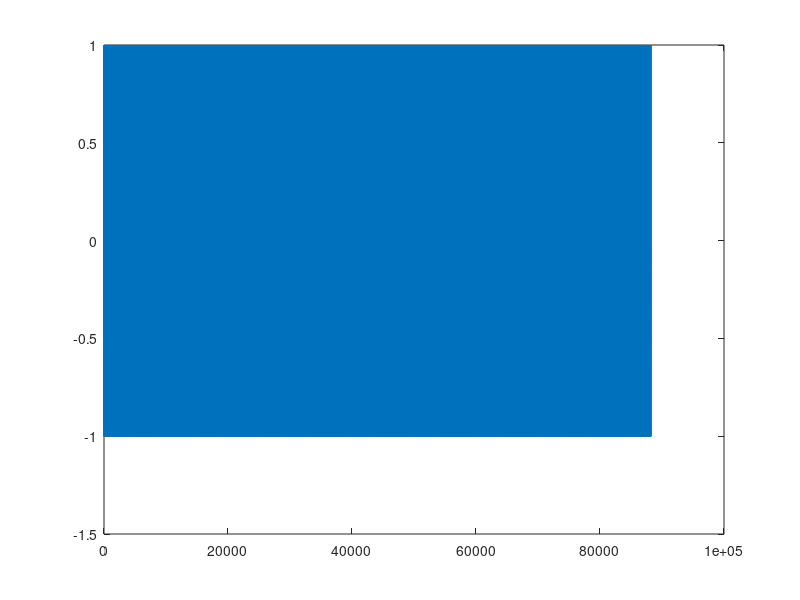

The MATLAB source for this figure:
clear all; 
close all;

fs = 44100;         % sample rate
k = 1 / fs;         % time step
dur = fs*2;           % duration

% Define variables of the system
c = 344;

% Calculate grid spacing from variables
h = c * k*sqrt(2);
Nx = 5;%floor(1/h);
Ny = 5;

r=50;
%h = 1 / N;

lambda = c*k/h;

outPos = 3;

uNext = zeros(Nx,Ny);
u = zeros(Nx,Ny);
width = 10;
%u((1:width) + floor(Nx/2)-(width/2),(1:width) + floor(Ny/2)-(width/2)) = window2(width,width,'hann');
%u(floor(Nx/2),floor(Ny/2)) = 1;
uPrev = u;
out = zeros(dur,1);

for n=1:dur    
%     u(floor(Nx/2),floor(Ny/2)) = sin(2*pi*440*n/fs)/3;

    if n==2
        %u((1:width) + floor(Nx/2)-(width/2),(1:width) + floor(Ny/2)-(width/2)) = window2(width,width,'hann');
        u(outPos,outPos)=1;
    end
    
    %osservo solo UN punto della "corda"
    %out(n)= uNext(outPos,outPos);
    out(n)= u(outPos,outPos);
    
    %Full Dirichlet
    for l=2:Nx-1
        for m = 2:Ny-1
            uNext(l,m) = 2*(1-2*lambda^2)*u(l,m) - uPrev(l,m) + lambda^2*(u(l+1,m) + u(l-1,m) + u(l,m+1) + u(l,m-1));
        end
    end
    
%     %Full Neumann
%     for l=1:Nx
%         if l==1
%             uNext(l,1) = 2*(1-lambda^2)*u(l,1) - uPrev(l,1) + lambda^2*(u(l+1,1) + u(l,2));
%             for m = 2:(Ny-1) %taking corners into account
%                 uNext(l,m) = (2-3*lambda^2)*u(l,m) - uPrev(l,m) + lambda^2*(u(l+1,m) + u(l,m+1) + u(l,m-1));
%             end
%             uNext(l,Ny) = 2*(1-lambda^2)*u(l,Ny) - uPrev(l,Ny) + lambda^2*(u(l+1,Ny) + u(l,Ny-1));
%         elseif l==Nx
%             uNext(l,1) = 2*(1-lambda^2)*u(l,1) - uPrev(l,1) + lambda^2*(u(l-1,1) + u(l,2));
%             for m = 2:(Ny-1) %taking corners into account
%                 uNext(l,m) = (2-3*lambda^2)*u(l,m) - uPrev(l,m) + lambda^2*(u(l-1,m) + u(l,m+1) + u(l,m-1));
%             end
%             uNext(l,Ny) = 2*(1-lambda^2)*u(l,Ny) - uPrev(l,Ny) + lambda^2*(u(l-1,Ny) + u(l,Ny-1));
%         else
%             for m = 1:Ny
%                 if m==1
%                     uNext(l,m) = (2-3*lambda^2)*u(l,m) - uPrev(l,m) + lambda^2*(u(l+1,m) + u(l-1,m) + u(l,m+1));
%                 elseif m==Ny
%                     uNext(l,m) = (2-3*lambda^2)*u(l,m) - uPrev(l,m) + lambda^2*(u(l+1,m) + u(l-1,m) + u(l,m-1));
%                 else
%                     uNext(l,m) = 2*(1-2*lambda^2)*u(l,m) - uPrev(l,m) + lambda^2*(u(l+1,m) + u(l-1,m) + u(l,m+1) + u(l,m-1));
%                 end
%             end
%         end
%     end    
   
    
%     surf(uNext)
%     %plot(u);
%     zlim([-1,1]);
%     view([45 45]);
%     %xlim([50,150]);
%     drawnow;
%     pause(50/1000)
    
    uPrev = u;
    u = uNext;
end

soundsc(out,fs)


figure(1)
plot(out)